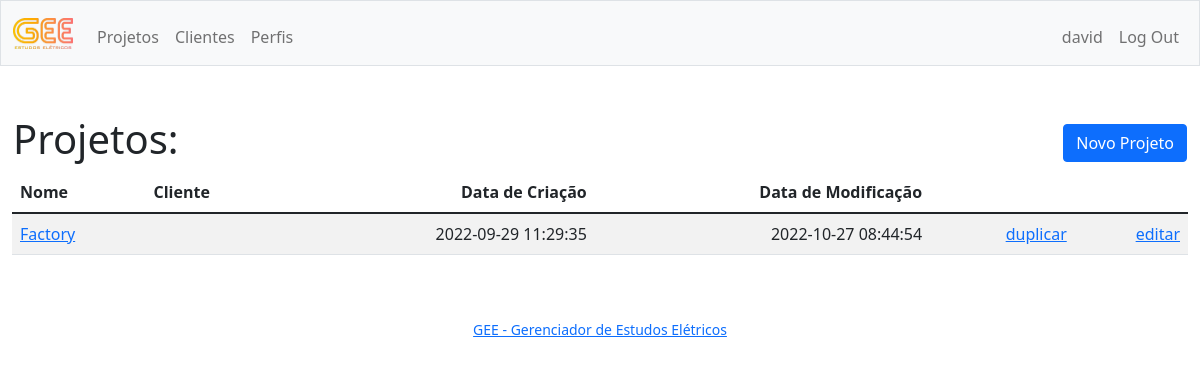
The page / (signed in) on the database as committed earlier.
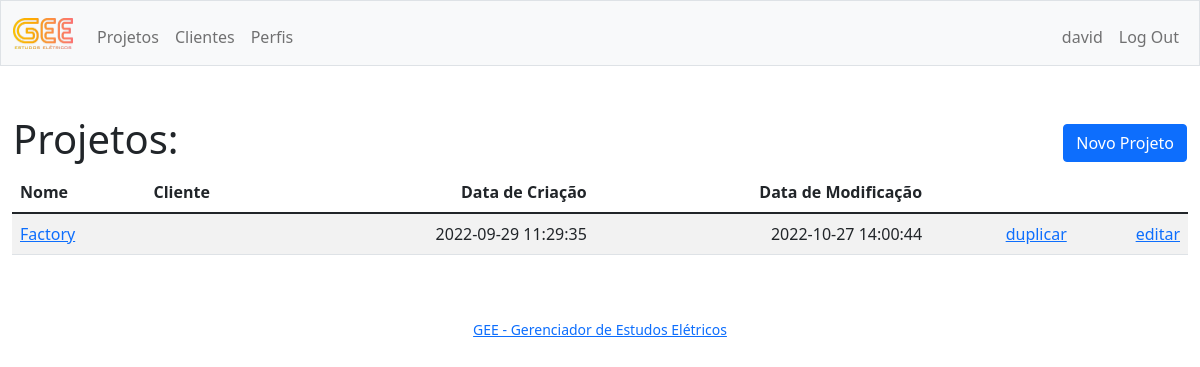
The same page on the database as committed later.
### tables this page shows
CREATE TABLE projects (
id INTEGER PRIMARY KEY AUTOINCREMENT NOT NULL,
user_id INTEGER,
createddate TEXT,
modifieddate TEXT,
name TEXT,
customer_id NUMERIC,
profile_id NUMERIC,
tri_sc NUMERIC,
    bi_sc NUMERIC,
    lg_sc_max NUMERIC,
lg_sc_min NUMERIC,
voltage NUMERIC,
demand NUMERIC,
pf NUMERIC);

### app.py (the view)
@app.route("/")
@login_required
def index():
    projects = db.execute("SELECT projects.id, projects.name, customers.name AS customerName, projects.createddate, projects.modifieddate \
                            FROM projects \
                            LEFT JOIN customers on customers.id = projects.customer_id \
                            WHERE projects.user_id = ? \
                            ORDER BY projects.modifieddate DESC", session["user_id"])
    return render_template("index.html", projects=projects)

### app.py (called while the page is built)
def login_required(f):
    @wraps(f)
    def decorated_function(*args, **kwargs):
        if session.get("user_id") is None:
            return redirect("/login")
        return f(*args, **kwargs)
    return decorated_function

@app.after_request
def after_request(response):
    response.headers["Cache-Control"] = "no-cache, no-store, must-revalidate"
    response.headers["Expires"] = 0
    response.headers["Pragma"] = "no-cache"
    return response

### templates/index.html (shortened to what this page needs)
{% extends "layout.html" %}
{% block main %}
<div>
    <table style="width:100%">
        <thead>
            <tr>
                <th class="text-start">
                    <h1>Projetos:</h1>
                </th>
                <th class="text-end"><a class="btn btn-primary" href="/project?go=project">Novo Projeto</a></th>
            </tr>
        </thead>
    </table>
</div>
<div>
    <table class="table table-striped">
        <thead>
            <tr>
                <th class="text-start">Nome</th>
                <th class="text-start">Cliente</th>
                <th class="text-end">Data de Criação</th>
                <th class="text-end">Data de Modificação</th>
            </tr>
        </thead>
        <tbody>
            {% for project in projects %}
            <tr>
                <td class="text-start"><a href="/diagram?id={{project.id}}">{{ project.name }}</a></td>
                <td class="text-start"> {% if project.customerName %} {{project.customerName}} {% endif %} </td>
                <td class="text-end">{{ project.createddate }}</td>
                <td class="text-end">{{ project.modifieddate }}</td>
                <td class="text-end"><a href="/duplicate?id={{project.id}}&ob=project">duplicar</a></td>
                <td class="text-end"><a href="/project?id={{project.id}}&go=project">editar</a></td>
            </tr>
            {% endfor %}
        </tbody>
    </table>
</div>
{% endblock %}

### templates/layout.html (shortened to what this page needs)
<!DOCTYPE html>
<html lang="en">
<head>
    <link href="https://cdn.jsdelivr.net/npm/bootstrap@5.1.3/dist/css/bootstrap.min.css"
 rel="stylesheet">
    <link href="/static/styles.css" rel="stylesheet">
</head>
<body>
    <nav class="bg-light border navbar navbar-expand-md navbar-light">
        <div class="container-fluid">
            <a class="navbar-brand" href="/"><span> <img class="logo" alt="HTML Logo"
                src="{{url_for('static', filename='GEE_Logo_sm.jpg')}}"> </span></a>
            <div class="collapse navbar-collapse" id="navbar">
                {% if session["user_id"] %}
                <ul class="navbar-nav me-auto mt-2">
                    <li class="nav-item"><a class="nav-link" href="/">Projetos</a></li>
                    <li class="nav-item"><a class="nav-link" href="/customers">Clientes</a></li>
                    <li class="nav-item"><a class="nav-link" href="/profiles">Perfis</a></li>
                </ul>
                <ul class="navbar-nav ms-auto mt-2">
                    <li class="nav-item"><a class="nav-link" href="/user">{{ session["username"] }}</a></li>
                    <li class="nav-item"><a class="nav-link" href="/logout">Log Out</a></li>
                </ul>
                {% else %}
                <ul class="navbar-nav ms-auto mt-2">
                    <li class="nav-item"><a class="nav-link" href="/register">Registre-se</a></li>
                    <li class="nav-item"><a class="nav-link" href="/login">Log In</a></li>
                </ul>
                {% endif %}
            </div>
        </div>
    </nav>
    <main class="container-fluid py-5">
        {% block main %}{% endblock %}
    </main>
    <footer class="mb-5 small text-center text-muted">
        <a href="https://www.github.com/eng-david" target="_blank">GEE - Gerenciador de Estudos Elétricos</a>
    </footer>
</body>
</html>

### static/styles.css (style rules this page uses)
.logo { width: 60px; height: auto; }

Rows that differ between the two databases and show on the page:
changed projects "Factory": modifieddate "2022-10-27 08:44:54" → "2022-10-27 14:00:44"
